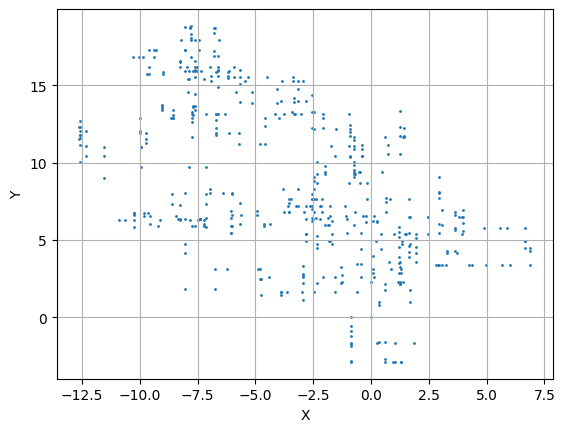

This chart was generated by the following Python code:
import numpy as np
import matplotlib.pyplot as plt


coordinates = np.zeros((500, 2), dtype=float)
current_coord = np.array([0, 0], dtype=float)
for i in range(1, 500):
    axis = np.random.randint(0,2)
    movement = np.random.normal()
    if axis == 0:
        current_coord[0] += movement
    else:
        current_coord[1] += movement
    coordinates[i] = current_coord

plt.scatter(coordinates[..., 0], coordinates[..., 1], s=1)
plt.xlabel('X')
plt.ylabel('Y')
plt.grid()
#plt.show()
plt.savefig('Random3.png', bbox_inches='tight')